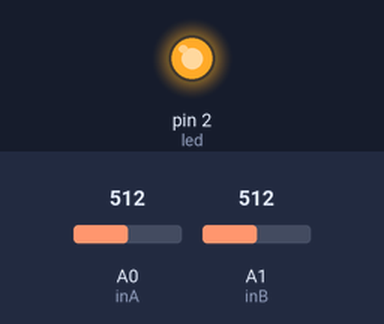
A sketch run on a simulated Arduino Uno, built with avr-gcc and run on an emulated ATmega328P. Parts: output pins drawn as LEDs (lit = HIGH). The test bench sets the inputs (shaded band); at power-on: A0 (inA) = 512, A1 (inB) = 512. What the sketch prints to the serial monitor is not drawn.

Above: at 0.3 s.
Timing chart, 0 to 1.8 s (numbered marks = the images above):
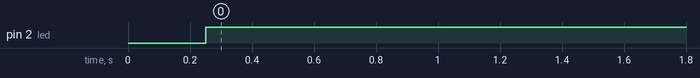

Measured:
- by itself, pin 2 (led): LOW → HIGH at 0.25 s

The sketch:

Compuerta_OR.ino
```cpp
int inA = A0;
int inB = A1;
int led = 2;

void setup() {
  // put your setup code here, to run once:
  pinMode(led, OUTPUT);
  Serial.begin(9600);
}

int valorA, valorB;
void loop() {
  // put your main code here, to run repeatedly:
  valorA = analogRead(inA);
  valorB = analogRead(inB);

  valorA = valorA / 511;
  valorB = valorB / 511;

  Serial.println("Valor A: " + String(valorA));
  Serial.println("Valor B: " + String(valorB));
  delay(250);

  if (valorA == 1 || valorB == 1) {
    digitalWrite(led, HIGH);
  } else {
    digitalWrite(led, LOW);
  }
}
```
